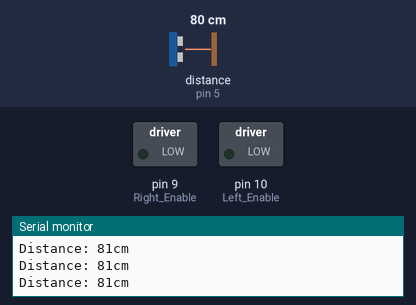
This sketch was run on a simulated Arduino Uno, built with avr-gcc and run on an emulated ATmega328P. Parts: switched loads named in the sketch (green lamp = pin HIGH), the last lines printed to the serial monitor. Inputs (shaded band) come from the test bench; at power-on: distance to the obstacle (sensor on pin 5) 80 cm. The echo pulse lasts 58.3 µs per cm.

Above: at 1.2 s.
1.3 s: distance to the obstacle (sensor on pin 5) set to 13 cm
2.8 s: distance to the obstacle (sensor on pin 5) set to 10 cm
At 4.5 s:
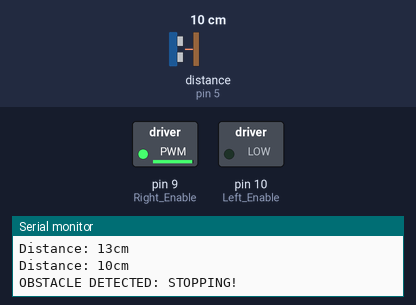
At 6.1 s:
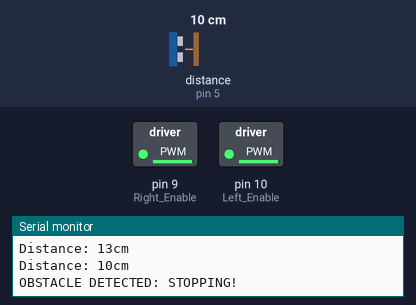
Timing chart, 0 to 11.8 s (numbered marks = the images above; inputs shaded):
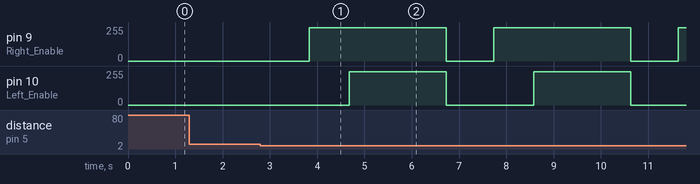

Measured:
- the behaviour switches between 12 and 11 cm on distance to the obstacle (sensor on pin 5) (found by bisection; images 0 and 1)
- after the input at 2.8 s, pin 9 (Right_Enable): alternates 250/255 for 2.9 s and 0/255 for 1.0 s, starting after 1.0 s; pin 10 (Left_Enable): alternates 250/255 for 2.1 s and 0/255 for 1.8 s, starting after 1.9 s

The sketch:

Story_8.ino
```cpp
#include <NewPing.h>


#define TRIGGER_PIN  4
#define ECHO_PIN     5
#define MAX_DISTANCE 200


const int Left_Rev = 12;
const int Left_Fwd = 11;
const int Left_Enable = 10;
const int Right_Enable = 9;
const int Right_Rev = 8;
const int Right_Fwd = 7;


const int TRIGGER_DOWN = 13;
const int ECHO_DOWN = 17;


NewPing sonar(TRIGGER_PIN, ECHO_PIN, MAX_DISTANCE);

void setup() {
  Serial.begin(115200);
  int distance =sonar.ping_cm();
}

void loop() {
  delay(50);
  int distance = sonar.ping_cm();

  Serial.print("Distance: ");
  Serial.print(distance);
  Serial.println("cm");


  if (distance > 0 && distance < 12) {
     stopRover();
     delay(1000);
     moveback();
     turnLeft(); //by 90 degrees
     moveforward();
  }
}

void stopRover() {
  Serial.println("OBSTACLE DETECTED: STOPPING!");
  analogWrite(Left_Enable, 0);
  analogWrite(Right_Enable, 0);
}

void moveback() {
  {
    digitalWrite(Left_Fwd, LOW);
    digitalWrite(Left_Rev, HIGH);
    digitalWrite(Right_Fwd, LOW);
    digitalWrite(Right_Rev, HIGH);
    analogWrite(Left_Enable, 250);
    analogWrite(Right_Enable, 250);
  }
}

void turnLeft() {
  //turn left by 90 degrees
  unsigned long initialTime = millis();
  while(millis() - initialTime < 850){

  //left wheel stops
    digitalWrite(Left_Fwd, LOW);
    digitalWrite(Left_Rev, LOW);
    analogWrite(Left_Enable, 0);

    //right wheel rotates
    digitalWrite(Right_Fwd, HIGH);
    digitalWrite(Right_Rev, LOW);
    analogWrite(Right_Enable, 250);
  }
}

void moveforward() {
  //move forward for 2 sconds
  unsigned long  initialTime = millis();
  while(millis()-initialTime < 2000)
  {
    digitalWrite(Left_Fwd, HIGH);
    digitalWrite(Left_Rev, LOW);
    digitalWrite(Right_Fwd, HIGH);
    digitalWrite(Right_Rev, LOW);
    analogWrite(Left_Enable, 250);
    analogWrite(Right_Enable, 250);
  }
}
```
